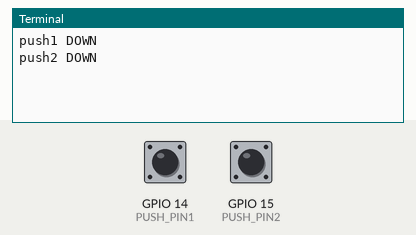
Simulated run of this program. Board: Raspberry Pi (BCM pin numbers). Parts: the last lines printed to the terminal. The test bench sets the inputs (shaded band); at power-on: GPIO 14 (PUSH_PIN1) LOW, GPIO 15 (PUSH_PIN2) LOW.

Above: at 1.2 s.
1.3 s: GPIO 14 (PUSH_PIN1) pulled HIGH for 0.15 s
At 1.46 s:
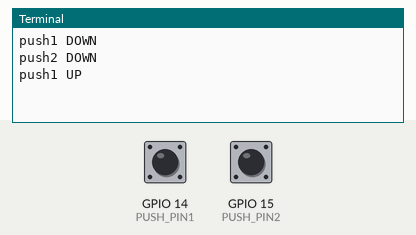
2.9 s: GPIO 15 (PUSH_PIN2) pulled HIGH for 0.15 s
At 4.0 s:
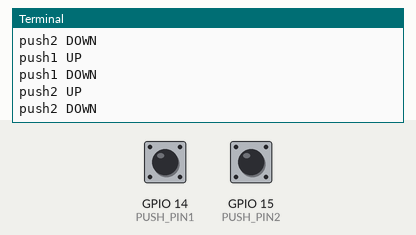

Measured:
- after the input at 1.3 s, the terminal: prints a new line at once (image 1)
- after the input at 2.9 s, the terminal: prints a new line at once (image 2)

The program:

Button.py
```python
import RPi.GPIO as g
import time

PUSH_PIN1 = 14
PUSH_PIN2 = 15

toggle1 = 0
toggle2 = 0

g.setmode(g.BCM)

g.setup(PUSH_PIN1, g.IN, pull_up_down = g.PUD_DOWN)
g.setup(PUSH_PIN2, g.IN, pull_up_down = g.PUD_DOWN)

while True:
    if g.input(PUSH_PIN1) == g.LOW:
        if toggle1 == 0:
            print("push1 DOWN")
            toggle1 = 1
    else:
        if toggle1 == 1:
            toggle1 = 0
            print("push1 UP")
    if g.input(PUSH_PIN2) == g.LOW:
        if toggle2 == 0:
            print("push2 DOWN")
            toggle2 = 1
    else:
        if toggle2 == 1:
            toggle2 = 0
            print("push2 UP")

    time.sleep(0.1)
```
